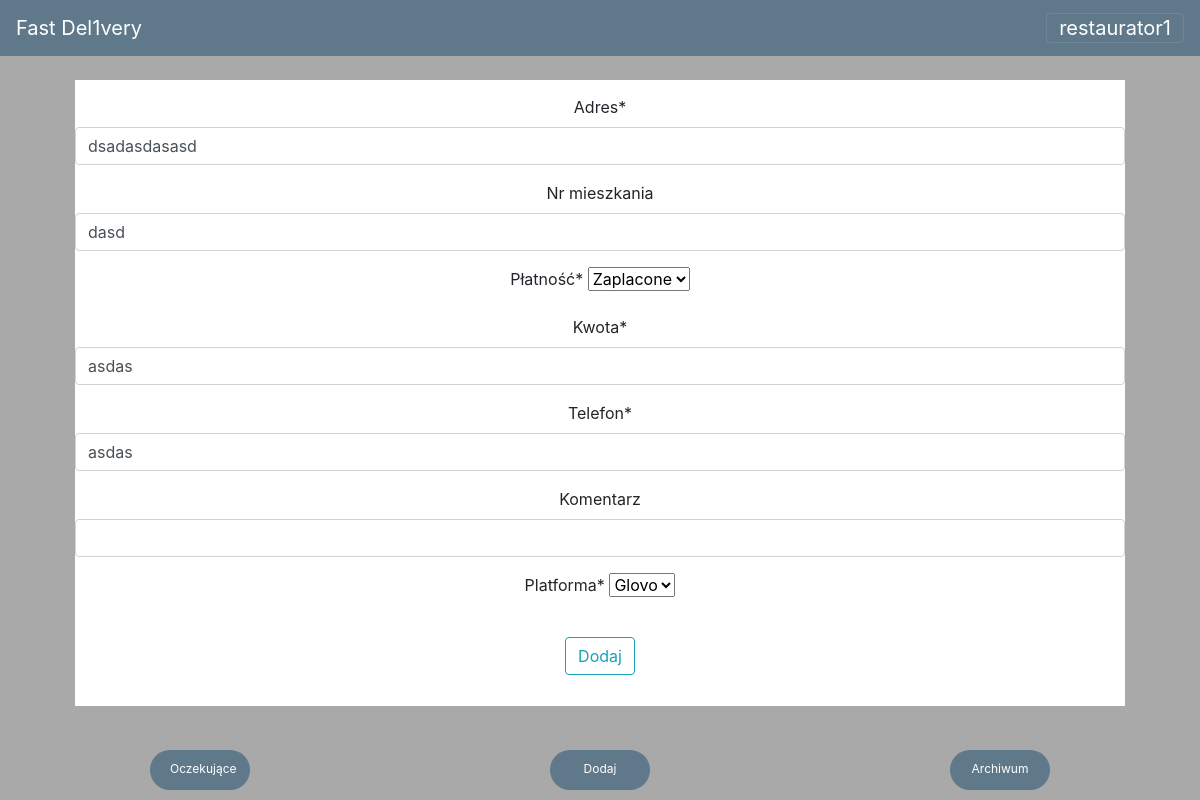
The page /post/2/update/ (signed in) on the database its author committed.
### users/models.py (models this page shows)
class CustomUser(AbstractUser):
    choose_stanowisko = (
        ('Driver', 'Driver'),
        ('Restaurator', 'Restaurator')
    )
    stanowisko = models.CharField(max_length=50, choices=choose_stanowisko, default='Driver')
    choose_restauracja = (
        ('Joe Gonzalez', 'Joe Gonzalez'),
        ('Czeska Gospoda', 'Czeska Gospoda'),
        ('Mexicana', 'Mexicana')
    )
    restauracja = models.CharField(max_length=50, choices=choose_restauracja, default='Joe')
    pass
    class Meta:
        ordering = ['date_joined']

### posts/models.py (models this page shows, shortened)
class Post(models.Model):
    id = models.AutoField(primary_key=True)
    date = models.DateTimeField(default=datetime.datetime.now())
    restauracja = models.CharField(max_length=50)
    LOW = 15
    NORMAL = 20
    HIGH = 30
    VHIGH = 45
    HIGHEST = 60
    STATUS_CHOICES = (
        (LOW, '15 min'),
        (NORMAL, '20 min'),
        (HIGH, '30 min'),
        (VHIGH, '45 min'),
        (HIGHEST, '60 min'),
    )
    czas_przygotowania = models.IntegerField(default=LOW, choices=STATUS_CHOICES)
    czas_odebrania = models.DateTimeField(null=True, blank=True)
    czas_dostarczenia = models.DateTimeField(null=True, blank=True)
    status = models.CharField(max_length=50,default="Oczekujące")
    no_of_likes = models.CharField(max_length=50, null = True, blank=True)
    miasto = models.CharField(max_length=50, null=False, default="Olsztyn")
    adres = models.CharField(max_length=50, null = False)
    nr_mieszkania = models.CharField(max_length=4, null = False, blank=True)
    choose_payment = (
        ('karta','Karta'),
        ('gotowka','Gotowka'),
        ('zaplacone','Zaplacone')
    )
    płatność = models.CharField(max_length=10, choices=choose_payment, default='zaplacone')
    kwota = models.CharField(max_length=5, null = False)
    telefon = models.CharField(max_length=13, null = False)
    komentarz = models.CharField(max_length=200, null=True, blank=True)
    choose_platform = (
        ('uber','Uber'),
        ('rest','Rest'),
        ('glovo','Glovo'),
        ('tel','Tel')
    )
    platforma = models.CharField(max_length=5, choices=choose_platform, default='glovo')
    oczekujace = models.BooleanField(default=True)
    trasa = models.BooleanField(default=False)
    zakonczone = models.BooleanField(default=False)
    class Meta:
        ordering = ['date']

### posts/views.py (the view)
# urls.py: path('post/<int:pk>/update/', PostUpdateView.as_view(), name='post-update'),
class PostUpdateView(LoginRequiredMixin, UpdateView):
    model = Post
    fields = ['adres', 'nr_mieszkania', 'płatność', 'kwota', 'telefon', 'komentarz', 'platforma']
    login_url = '/login/'
    success_url = '/'

### posts/templates/posts/post_form.html (shortened to what this page needs)
{% extends "posts/base.html" %}
{% load crispy_forms_tags %}
{% block content %}
<div class="col-md-12">
    <div class="content">
        <form method="POST">
            <fieldset class="form-group">
                {{ form|crispy }}
            </fieldset>
            <div class="form-group">
                <button class="btn btn-outline-info" type="submit">Dodaj</button>
            </div>
        </form>
    </div>
</div>
{% endblock content %}

### posts/templates/posts/base.html (shortened to what this page needs)
{% load static %}
{% load i18n %}
<!DOCTYPE html>
<html>
<head>
    <link rel="stylesheet" href="https://maxcdn.bootstrapcdn.com/bootstrap/4.0.0/css/bootstrap.min.css">
    <link rel="stylesheet" type="text/css" href="{% static 'posts/main.css' %}?{% now "U" %}">
</head>
<body>
    {% language 'pl' %}
    <nav class="navbar navbar-dark bg-steel fixed-top" id="top-nav">
      <a class="navbar-brand" href="{% url 'posts-home' %}">
        Fast Del1very
      </a>
        {% if user.is_authenticated %}
      <button class="navbar-toggler" type="button" data-toggle="collapse" data-target="#navbarText" aria-controls="navbarText" aria-expanded="false" aria-label="Toggle navigation">
        <a id="nickname">{{ user.username }} </a>
      </button>
        {% endif %}
    </nav>
    {% if user.is_authenticated %}
    <ul class="nav nav-pills nav-justified fixed-bottom navbar-dark">
      <li class="nav-item">
        <a class="button" href="{% url 'posts-home' %}">Oczekujące</a>
      </li>
      {% if user.stanowisko == "Driver" %}
      <li class="nav-item">
        <a class="button" href="{% url 'posts-trasa' %}">Trasa</a>
      </li>
      {% else %}
      <li class="nav-item">
        <a class="button" href="{% url 'post-create' %}">Dodaj</a>
      </li>
      {% endif %}
      <li class="nav-item">
        <a class="button" href="{% url 'posts-zakonczone' %}">Archiwum</a>
      </li>
    </ul>
    {% endif %}
    <main role="main" class="container">
    <div class="col-md-12">
      {% block content %} {% endblock %}
    </div>
    </main>
    {% endlanguage %}
</body>
</html>

### posts/static/posts/main.css (style rules this page uses)
body { background: #A9A9A9; margin-top: 5rem; }
.bg-steel { background-color: #5f788a; }
.button { background-color: #5F788A; border: none; color: white; padding: 10px 20px; text-align: center; text-decoration: none; display: inline-block; font-size: 12px; margin: 10px 0px; cursor: pointer; width: 100px; height: 40px; border-radius: 20px; }
.content { background-color:white; text-align:center; padding-top:15px; padding-bottom:15px; }
#nickname { color: #ffffff; }
.col-md-12 { padding-bottom:30px; }

### rows shown on the page
CustomUser: username "restaurator1"
Post: adres "dsadasdasasd", nr_mieszkania "dasd", płatność "Zaplacone", kwota "asdas", telefon "asdas", platforma "Glovo"
